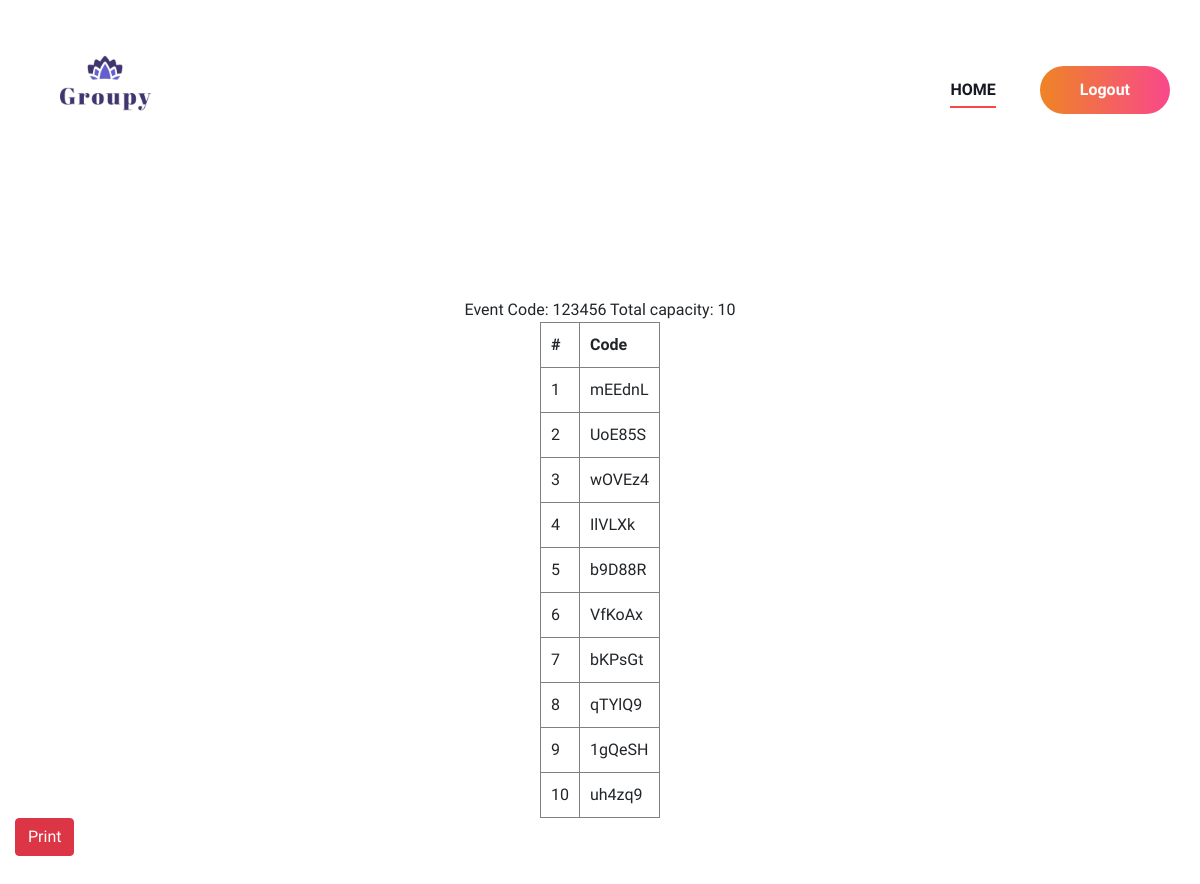
/Org/viewcode/20, run on an earlier commit of the app's database.
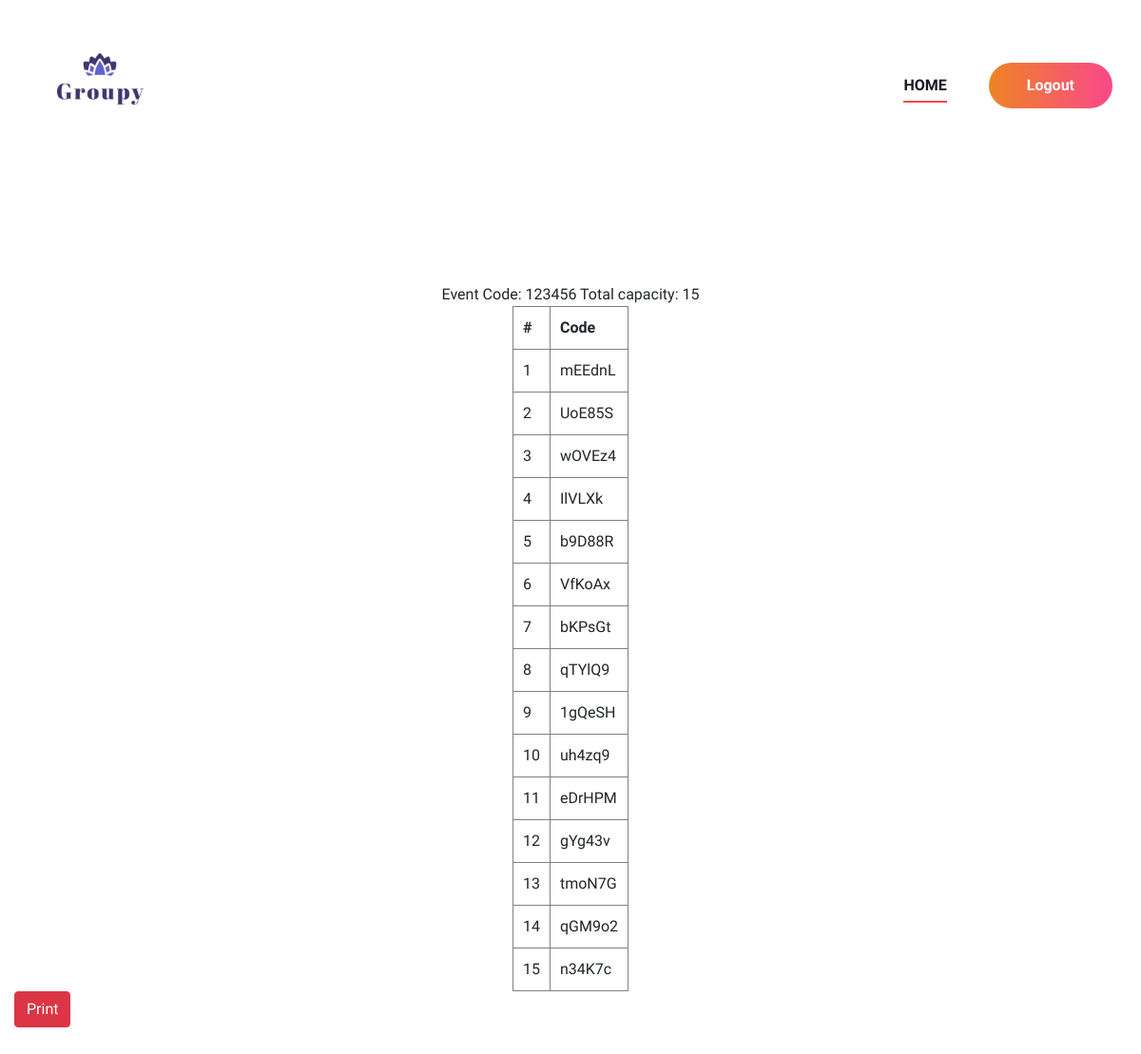
And on a later commit of the database.
### Organizer/models.py (models this page shows)
class Event(models.Model):
    code=models.CharField(max_length=50,unique=True)
    rooms=models.IntegerField()
    org=models.ForeignKey("Guest.organiser",on_delete=models.CASCADE)
    status=models.IntegerField(default=0)
    tot_capacity=models.IntegerField(null=True)
    is_private = models.BooleanField(default=False)

class PrivateCodes(models.Model):
    event=models.ForeignKey(Event,on_delete=models.CASCADE)
    code=models.CharField(max_length=50,unique=True)
    status=models.BooleanField(default=False)

### Organizer/views.py (the view)
# urls.py: path('viewcode/<int:pk>', views.view_code,name="view_code"),
def view_code(request,pk):
    event = Event.objects.get(id=int(pk))
    data=PrivateCodes.objects.filter(event=pk)
    return render(request,"Organizer/viewcode.html",{'data':data,'event':event})

### Organizer/templates/Organizer/viewcode.html (shortened to what this page needs)
{% extends 'Organizer/Head.html'%}
{% load static %}
{% block content %}
<br><br><br><br>
<!DOCTYPE html>
<html lang="en">
<head>
</head>
<body>
 <div class="" id="print-section">
    <form action="" method="post">
        <div class="col-md-12 text-center">
            <span>Event Code: {{event.code}} </span>
            <span>Total capacity: {{event.tot_capacity}}</span>
        </div>
        <table border="1" align="center" cellpadding="10">
            <tr>
                <th>#</th>
                <th>Code</th>
            </tr>
            {% for i in data %}
            <tr>
                <td>{{ forloop.counter }}</td>
                <td>{{ i.code }}</td>
            </tr>
            {% endfor %}
        </table>
    </form>
 </div>
    <div class="col-md-12 float-end">
        <button class="d-flex btn btn-danger float-end " onclick="printSection('print-section')">
            Print
        </button>
    </div>
</body>
</html>
<br><br><br><br><br><br><br><br><br><br><br><br><br><br><br><br><br><br><br><br><br>
{% endblock content %}

### Organizer/templates/Organizer/Head.html (shortened to what this page needs)
{% load static %}
<!DOCTYPE html>
<html lang="zxx">
<head>
    <link rel="stylesheet" href="{% static 'Main/css/bootstrap.min.css' %}" type="text/css">
    <link rel="stylesheet" href="{% static 'Main/css/font-awesome.min.css' %}" type="text/css">
    <link rel="stylesheet" href="{% static 'Main/css/elegant-icons.css' %}" type="text/css">
    <link rel="stylesheet" href="{% static 'Main/css/owl.carousel.min.css' %}" type="text/css">
    <link rel="stylesheet" href="{% static 'Main/css/magnific-popup.css' %}" type="text/css">
    <link rel="stylesheet" href="{% static 'Main/css/slicknav.min.css' %}" type="text/css">
    <link rel="stylesheet" href="{% static 'Main/css/style.css' %}" type="text/css">
    <link rel="stylesheet" href="{% static 'Form/form.css' %}" />
</head>
<body>
    <header class="header-section">
        <div class="container">
            <div class="logo" style="padding-top: 15px !important;">
                <a href="{% url 'Guest:home'%}">
                    <img src="{% static 'img.png' %}" alt="" width="150" height="150">
                </a>
            </div>
            <div class="nav-menu" style="padding-top:36px ;">
                <nav class="mainmenu mobile-menu">
                    <ul>
                        <li class="active"><a href="{% url 'org:home'%}">Home</a></li>
                    </ul>
                </nav>
                <a href="{% url 'org:logout' %}" class="primary-btn top-btn">Logout</a>
            </div>
        </div>
    </header>
    {% block content %}
    {% endblock content %}

### Guest/static/Main/css/style.css (style rules this page uses)
html, body { height: 100%; font-family: "Work Sans", sans-serif; -webkit-font-smoothing: antialiased; font-smoothing: antialiased; }
img { max-width: 100%; }
ul, ol { padding: 0; margin: 0; }
.primary-btn { display: inline-block; font-size: 16px; font-weight: 600; padding: 12px 40px; color: #ffffff; text-align: center; border-radius: 50px; background-image: -webkit-gradient(linear, left top, right top, from(#ee8425), to(#f9488b)), -webkit-gradient(linear, left top, right top, from(#ee8425), to(#f9488b)); background-image: -o-linear-gradient(left, #ee8425 0%, #f9488b 100%), -o-linear-gradient(left, #ee8425 0%, #f9488b 100%); background-image: linear-gradient(to right, #ee8425 0%, #f9488b 100%), linear-gradient(to right, #ee8425 0%, #f9488b 100%); }
.header-section { display: -webkit-box; display: -ms-flexbox; display: flex; }
.logo { float: left; padding-top: 36px; padding-bottom: 37px; }
.logo a { display: inline-block; }
.nav-menu { float: right; }
.nav-menu .mainmenu { display: inline-block; }
.nav-menu .mainmenu ul li { display: inline-block; list-style: none; margin-right: 40px; position: relative; }
.nav-menu .mainmenu ul li.active a:after { opacity: 1; }
.nav-menu .mainmenu ul li a { font-size: 16px; color: #171822; text-transform: uppercase; font-weight: 600; padding: 42px 0; position: relative; display: inline-block; }
.nav-menu .mainmenu ul li a:after { position: absolute; left: 0; bottom: 36px; height: 2px; width: 100%; background: #F44949; content: ""; opacity: 0; -webkit-transition: all 0.3s; -o-transition: all 0.3s; transition: all 0.3s; }
.nav-menu .primary-btn.top-btn { margin: 27px 0; }
@media only screen and (min-width: 1200px) { .container { max-width: 1170px; } }

What changed in the data, as far as the page shows it:
changed Event: tot_capacity "10" → "15"
added PrivateCodes: code "eDrHPM"
added PrivateCodes: code "gYg43v"
added PrivateCodes: code "tmoN7G"
added PrivateCodes: code "qGM9o2"
added PrivateCodes: code "n34K7c"
